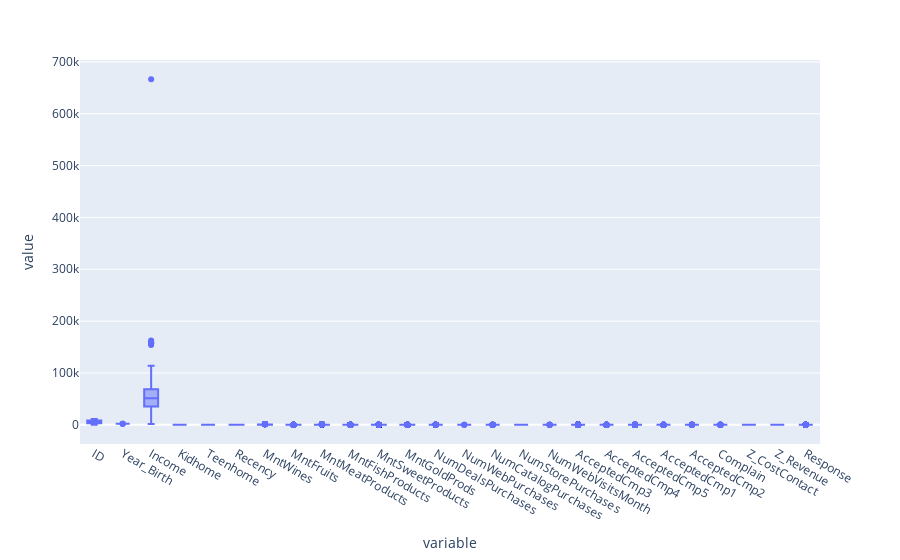

Notebook code for this chart:
### Code cell
# Plot the box plot using plotly on the numerical dataset num_df
fig = px.box(num_df)
# Show the plot
fig.show()

### Figure 1 — Plotly figure (JSON) as saved in the notebook; plotly's stock layout.template omitted (floating-point values rounded to 4 significant figures; data arrays with more than 128 entries replaced by an {"elided": "..."} marker saying what was removed)
{"data": [{"alignmentgroup": "True", "hovertemplate": "variable=%{x}<br>value=%{y}<extra></extra>", "legendgroup": "", "marker": {"color": "#636efa"}, "name": "", "notched": false, "offsetgroup": "", "orientation": "v", "showlegend": false, "type": "box", "x": {"elided": "57616 str values"}, "x0": " ", "xaxis": "x", "y": {"elided": "57616 int values"}, "y0": " ", "yaxis": "y"}], "layout": {"boxmode": "group", "legend": {"tracegroupgap": 0}, "margin": {"t": 60}, "xaxis": {"anchor": "y", "domain": [0, 1], "title": {"text": "variable"}}, "yaxis": {"anchor": "x", "domain": [0, 1], "title": {"text": "value"}}}}
